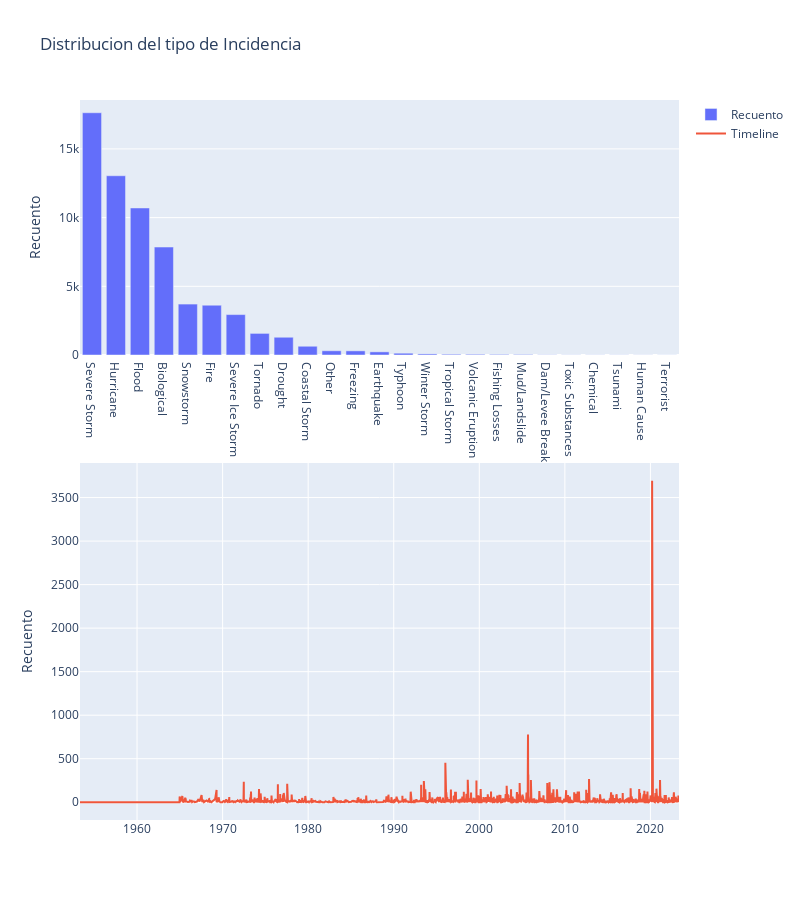

Source (notebook cell):
### Markdown cell above
Primer vistazo a la variable de análisis y su comportamiento en el plano temporal

### Code cell
#Configuramos el Layout con 2 subplots y especificamos los tipos
fig = make_subplots(
    rows=2, 
    cols=1, 
    row_heights=[0.5, 0.7], 
    specs=[[{"type":"bar"}],
           [{"type":"scatter"}]]
)

#Primer Gráfico
fig.add_trace(
    go.Bar(x=data['incidentType'].value_counts().index,y=data['incidentType'].value_counts().values,name='Recuento'),
    row=1,col=1
)

#Segundo Gráfico:
data_timeline = data.groupby('declarationDate').size().reset_index(name='count')
data_timeline['year'] = data_timeline['declarationDate'].dt.date

fig.add_trace(
    go.Scatter(
    x=data_timeline['year'],
    y=data_timeline['count'],
    name='Timeline'
    ),
    row=2,col=1
)

#Configuración de Layout

fig.update_yaxes(title='Recuento')
fig.update_layout(title_text = 'Distribucion del tipo de Incidencia')

fig.update_layout(height=900, width=800)


fig.show()

### Figure 1 — Plotly figure (JSON) as saved in the notebook; plotly's stock layout.template omitted (floating-point values rounded to 4 significant figures; data arrays with more than 128 entries replaced by an {"elided": "..."} marker saying what was removed)
{"data": [{"name": "Recuento", "type": "bar", "x": ["Severe Storm", "Hurricane", "Flood", "Biological", "Snowstorm", "Fire", "Severe Ice Storm", "Tornado", "Drought", "Coastal Storm", "Other", "Freezing", "Earthquake", "Typhoon", "Winter Storm", "Tropical Storm", "Volcanic Eruption", "Fishing Losses", "Mud/Landslide", "Dam/Levee Break", "Toxic Substances", "Chemical", "Tsunami", "Human Cause", "Terrorist"], "xaxis": "x", "y": [17631, 13045, 10700, 7857, 3707, 3622, 2942, 1572, 1292, 637, 307, 301, 228, 130, 78, 54, 51, 42, 37, 13, 9, 9, 9, 7, 5], "yaxis": "y"}, {"name": "Timeline", "type": "scatter", "x": {"elided": "3340 str values"}, "xaxis": "x2", "y": {"elided": "3340 int values"}, "yaxis": "y2"}], "layout": {"height": 900, "title": {"text": "Distribucion del tipo de Incidencia"}, "width": 800, "xaxis": {"anchor": "y", "domain": [0, 1]}, "xaxis2": {"anchor": "y2", "domain": [0, 1]}, "yaxis": {"anchor": "x", "domain": [0.6458, 1], "title": {"text": "Recuento"}}, "yaxis2": {"anchor": "x2", "domain": [0, 0.4958], "title": {"text": "Recuento"}}}}
